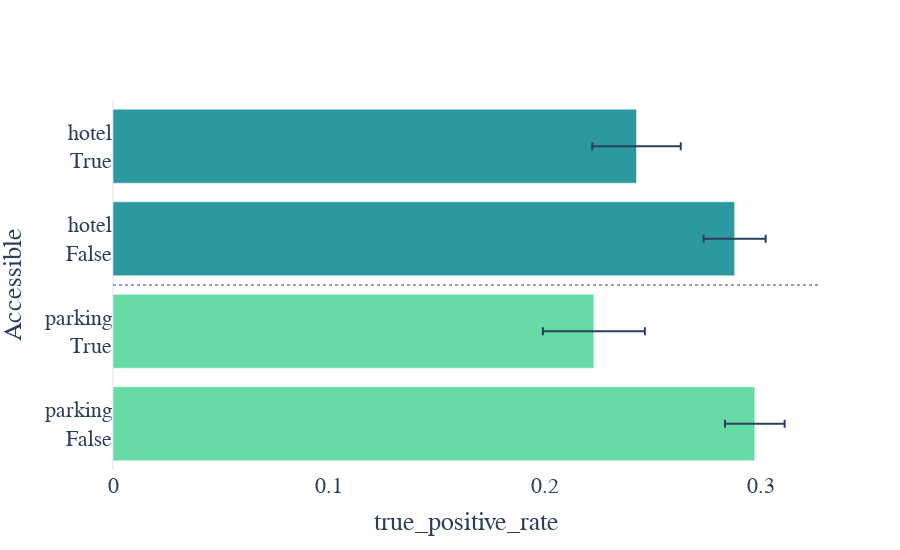

Notebook code for this chart:
### Code cell
fig = plot_fairness_mistreatment(metrics, input_metrics, title="")

fig.update_layout(shapes=[
  dict(
    type= 'line',
    line=dict(
        width=1,
        dash="dot",
    ),        
    xref='paper', x0= 0, x1= 1,
    yref='y',     y0= 1.5, y1= 1.5
  )
])

# Set custom x-axis labels
fig.update_xaxes(nticks=4)

fig.update_layout(yaxis={'categoryorder':'array', 'categoryarray':['parking<br>False', 'parking<br>True', 'hotel<br>False', 'hotel<br>True']})
fig.update_layout(xaxis_showgrid=False, yaxis_showgrid=False, yaxis_title="Accessible")
fig.update_layout(font={'family': 'Courier New, monospace', 'size': 22}, height=550)

fig.show()
#fig.write_image("output/tmp/metrics/paper/recsys_fairnes_{}.eps".format("accessible"))    
#fig.show(renderer="svg")

### Figure 1 — Plotly figure (JSON) as saved in the notebook; plotly's stock layout.template omitted (floating-point values rounded to 4 significant figures)
{"data": [{"error_x": {"array": [0.02362, 0.01381, 0.02049, 0.01436], "type": "data"}, "marker": {"color": ["rgb(103, 219, 165)", "rgb(103, 219, 165)", "rgb(44, 152, 160)", "rgb(44, 152, 160)"]}, "orientation": "h", "type": "bar", "x": [0.2227, 0.2972, 0.2424, 0.2878], "y": ["parking<br>True", "parking<br>False", "hotel<br>True", "hotel<br>False"]}], "layout": {"font": {"family": "Courier New, monospace", "size": 22}, "height": 550, "legend": {"orientation": "h", "y": -0.2}, "shapes": [{"line": {"dash": "dot", "width": 1}, "type": "line", "x0": 0, "x1": 1, "xref": "paper", "y0": 1.5, "y1": 1.5, "yref": "y"}], "title": {"text": ""}, "xaxis": {"nticks": 4, "showgrid": false, "title": {"text": "true_positive_rate"}}, "yaxis": {"categoryarray": ["parking<br>False", "parking<br>True", "hotel<br>False", "hotel<br>True"], "categoryorder": "array", "showgrid": false, "title": {"text": "Accessible"}}}}
